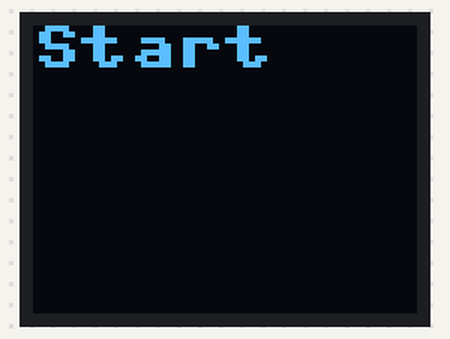
This program was run on a simulated ESP8266 board running MicroPython. Parts: 64×48 one-colour display.

Above: at 0.1 s.
At 1.2 s:
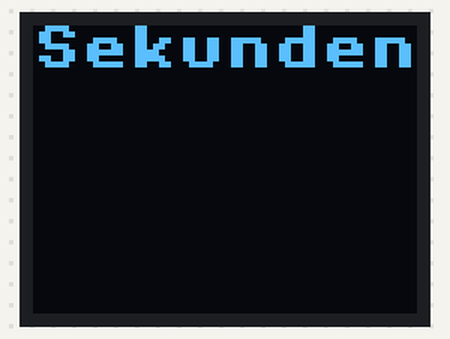

The program:

main_dsp.py
```python
import time
import machine
import ssd1306

i2c = machine.I2C(scl=machine.Pin(5), sda=machine.Pin(4), freq=100000)
display = ssd1306.SSD1306_I2C(64, 48, i2c)

display.fill(0)
display.text('Start', 0, 0, 1)
display.show()

seconds = 0
while True:
    time.sleep(1)
    seconds += 1
    display.fill(0)
    display.text(f'Sekunden: {seconds}', 0, 0, 1)
    display.show()
```

Measured:
- what the display in image 0 shows lasts 1.0 s, from 0.1 s to 1.1 s
